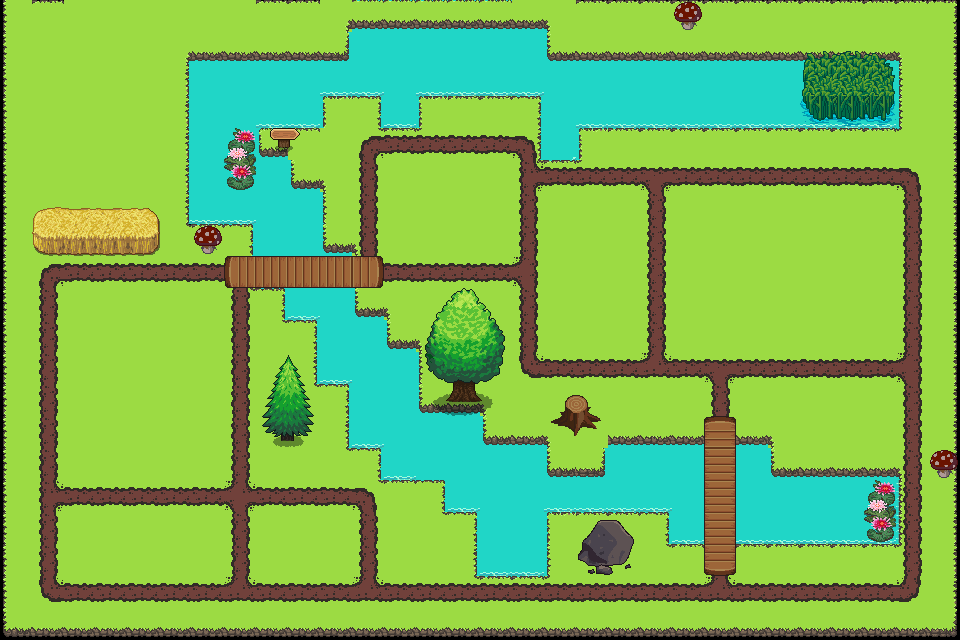

This game map was drawn from its Tiled (.tmx) file and the tilesets committed beside it. A one-line description and the trimmed map source follow:
An orthogonal 30x20 tile map with 32x32 px tiles, 6 tile layers (Greenery, greenery +, Tile Layer 5, Tile Layer 6, ...), 4 tilesets.

<map version="1.10" tiledversion="1.11.0" orientation="orthogonal" renderorder="right-down" width="30" height="20" tilewidth="32" tileheight="32" infinite="0" nextlayerid="19" nextobjectid="1">
 <editorsettings>
  <export target="TEAM5ENG1map..csv" format="csv" />
 </editorsettings>
 <tileset firstgid="1" source="textures/BasicAssets.tsx" />
 <tileset firstgid="121" source="textures/EvenMoreBasicAssets.tsx" />
 <tileset firstgid="137" source="textures/Something.tsx" />
 <tileset firstgid="281" source="textures/SomethingMore.tsx" />
 <layer id="1" name="Greenery" width="30" height="20">
  <data>[600 cells, 584 non-empty, 16 distinct tile ids]</data>
 </layer>
 <layer id="10" name="greenery +" width="30" height="20">
  <data>[600 cells, 152 non-empty, 14 distinct tile ids]</data>
 </layer>
 <layer id="11" name="Tile Layer 5" width="30" height="20">
  <data>[600 cells, 0 non-empty, 0 distinct tile ids]</data>
 </layer>
 <layer id="18" name="Tile Layer 6" width="30" height="20">
  <data>[600 cells, 72 non-empty, 33 distinct tile ids]</data>
 </layer>
 <layer id="3" name="Paths" width="30" height="20">
  <data>[600 cells, 134 non-empty, 13 distinct tile ids]</data>
 </layer>
 <layer id="14" name="Tile Layer 7" width="30" height="20">
  <data>[600 cells, 22 non-empty, 20 distinct tile ids]</data>
 </layer>
</map>
